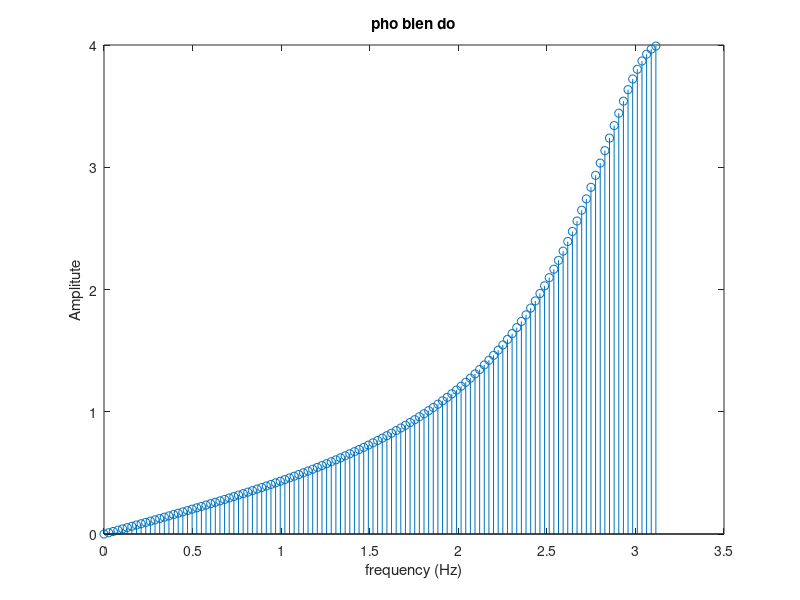

Source code (MATLAB):
clc,close all, clear all
a = [3/2 1 0]
b = [0 -1 1]
n = -100:100
L = 120
[H,W]=freqz(b,a,L)
stem(W,abs(H))
title('pho bien do')
xlabel('frequency (Hz)')
ylabel('Amplitute')
